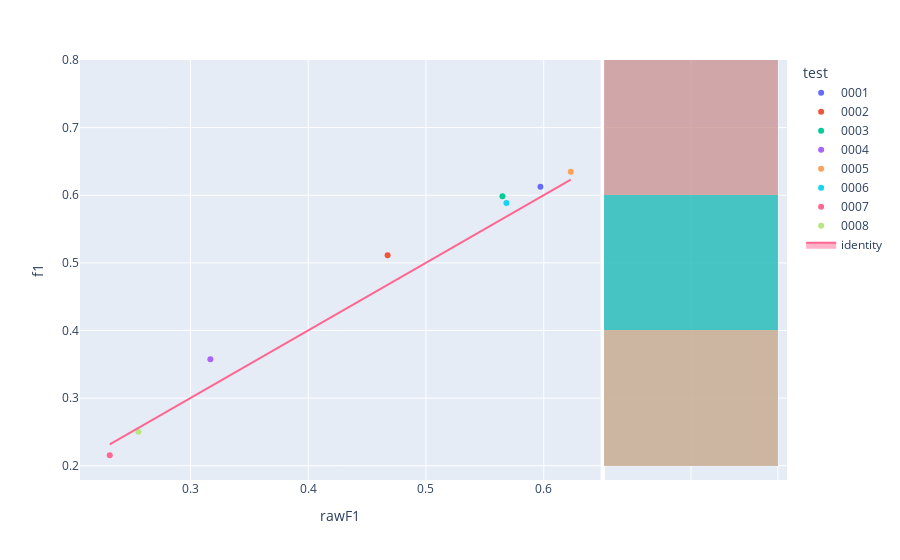

Notebook cell for this chart:
### Code cell
fig=px.scatter(experimentModels,x='rawF1',y='f1',color='test',hover_name='modelId', marginal_y="histogram")
fig.add_trace(
    go.Scatter(x=experimentModels['rawF1'], y=experimentModels['rawF1'], name="identity", mode='lines',fill="toself")
)
fig.show()

### Figure 1 — Plotly figure (JSON) as saved in the notebook; plotly's stock layout.template omitted (floating-point values rounded to 4 significant figures)
{"data": [{"hovertemplate": "<b>%{hovertext}</b><br><br>test=0001<br>rawF1=%{x}<br>f1=%{y}<extra></extra>", "hovertext": ["fb98a323-465c-46e5-9345-3f7172b0ddc0"], "legendgroup": "0001", "marker": {"color": "#636efa", "symbol": "circle"}, "mode": "markers", "name": "0001", "orientation": "v", "showlegend": true, "type": "scatter", "x": [0.5972], "xaxis": "x", "y": [0.6126], "yaxis": "y"}, {"alignmentgroup": "True", "bingroup": "y", "hovertemplate": "test=0001<br>f1=%{y}<br>count=%{x}<extra></extra>", "legendgroup": "0001", "marker": {"color": "#636efa"}, "name": "0001", "offsetgroup": "0001", "opacity": 0.5, "showlegend": false, "type": "histogram", "xaxis": "x2", "y": [0.6126], "yaxis": "y2"}, {"hovertemplate": "<b>%{hovertext}</b><br><br>test=0002<br>rawF1=%{x}<br>f1=%{y}<extra></extra>", "hovertext": ["5aad028b-c353-4073-a25a-4cc65a40d4f6"], "legendgroup": "0002", "marker": {"color": "#EF553B", "symbol": "circle"}, "mode": "markers", "name": "0002", "orientation": "v", "showlegend": true, "type": "scatter", "x": [0.4674], "xaxis": "x", "y": [0.5113], "yaxis": "y"}, {"alignmentgroup": "True", "bingroup": "y", "hovertemplate": "test=0002<br>f1=%{y}<br>count=%{x}<extra></extra>", "legendgroup": "0002", "marker": {"color": "#EF553B"}, "name": "0002", "offsetgroup": "0002", "opacity": 0.5, "showlegend": false, "type": "histogram", "xaxis": "x2", "y": [0.5113], "yaxis": "y2"}, {"hovertemplate": "<b>%{hovertext}</b><br><br>test=0003<br>rawF1=%{x}<br>f1=%{y}<extra></extra>", "hovertext": ["c5a8d823-6cce-4551-b939-072d6243bb8f"], "legendgroup": "0003", "marker": {"color": "#00cc96", "symbol": "circle"}, "mode": "markers", "name": "0003", "orientation": "v", "showlegend": true, "type": "scatter", "x": [0.5649], "xaxis": "x", "y": [0.5983], "yaxis": "y"}, {"alignmentgroup": "True", "bingroup": "y", "hovertemplate": "test=0003<br>f1=%{y}<br>count=%{x}<extra></extra>", "legendgroup": "0003", "marker": {"color": "#00cc96"}, "name": "0003", "offsetgroup": "0003", "opacity": 0.5, "showlegend": false, "type": "histogram", "xaxis": "x2", "y": [0.5983], "yaxis": "y2"}, {"hovertemplate": "<b>%{hovertext}</b><br><br>test=0004<br>rawF1=%{x}<br>f1=%{y}<extra></extra>", "hovertext": ["0d05fa46-525d-40aa-ab28-0e48cf1fd098"], "legendgroup": "0004", "marker": {"color": "#ab63fa", "symbol": "circle"}, "mode": "markers", "name": "0004", "orientation": "v", "showlegend": true, "type": "scatter", "x": [0.3169], "xaxis": "x", "y": [0.3574], "yaxis": "y"}, {"alignmentgroup": "True", "bingroup": "y", "hovertemplate": "test=0004<br>f1=%{y}<br>count=%{x}<extra></extra>", "legendgroup": "0004", "marker": {"color": "#ab63fa"}, "name": "0004", "offsetgroup": "0004", "opacity": 0.5, "showlegend": false, "type": "histogram", "xaxis": "x2", "y": [0.3574], "yaxis": "y2"}, {"hovertemplate": "<b>%{hovertext}</b><br><br>test=0005<br>rawF1=%{x}<br>f1=%{y}<extra></extra>", "hovertext": ["d6448bf7-7c76-44a8-b3bd-f6797aa49e9c"], "legendgroup": "0005", "marker": {"color": "#FFA15A", "symbol": "circle"}, "mode": "markers", "name": "0005", "orientation": "v", "showlegend": true, "type": "scatter", "x": [0.623], "xaxis": "x", "y": [0.6347], "yaxis": "y"}, {"alignmentgroup": "True", "bingroup": "y", "hovertemplate": "test=0005<br>f1=%{y}<br>count=%{x}<extra></extra>", "legendgroup": "0005", "marker": {"color": "#FFA15A"}, "name": "0005", "offsetgroup": "0005", "opacity": 0.5, "showlegend": false, "type": "histogram", "xaxis": "x2", "y": [0.6347], "yaxis": "y2"}, {"hovertemplate": "<b>%{hovertext}</b><br><br>test=0006<br>rawF1=%{x}<br>f1=%{y}<extra></extra>", "hovertext": ["0f55c379-26b2-40cf-860c-26de621acaf7"], "legendgroup": "0006", "marker": {"color": "#19d3f3", "symbol": "circle"}, "mode": "markers", "name": "0006", "orientation": "v", "showlegend": true, "type": "scatter", "x": [0.5683], "xaxis": "x", "y": [0.5887], "yaxis": "y"}, {"alignmentgroup": "True", "bingroup": "y", "hovertemplate": "test=0006<br>f1=%{y}<br>count=%{x}<extra></extra>", "legendgroup": "0006", "marker": {"color": "#19d3f3"}, "name": "0006", "offsetgroup": "0006", "opacity": 0.5, "showlegend": false, "type": "histogram", "xaxis": "x2", "y": [0.5887], "yaxis": "y2"}, {"hovertemplate": "<b>%{hovertext}</b><br><br>test=0007<br>rawF1=%{x}<br>f1=%{y}<extra></extra>", "hovertext": ["4bf1000f-a3ae-4f1f-b893-946ebd67e116"], "legendgroup": "0007", "marker": {"color": "#FF6692", "symbol": "circle"}, "mode": "markers", "name": "0007", "orientation": "v", "showlegend": true, "type": "scatter", "x": [0.2315], "xaxis": "x", "y": [0.2155], "yaxis": "y"}, {"alignmentgroup": "True", "bingroup": "y", "hovertemplate": "test=0007<br>f1=%{y}<br>count=%{x}<extra></extra>", "legendgroup": "0007", "marker": {"color": "#FF6692"}, "name": "0007", "offsetgroup": "0007", "opacity": 0.5, "showlegend": false, "type": "histogram", "xaxis": "x2", "y": [0.2155], "yaxis": "y2"}, {"hovertemplate": "<b>%{hovertext}</b><br><br>test=0008<br>rawF1=%{x}<br>f1=%{y}<extra></extra>", "hovertext": ["b2158e6d-46b1-44f1-8684-f2f8d6b7b84c"], "legendgroup": "0008", "marker": {"color": "#B6E880", "symbol": "circle"}, "mode": "markers", "name": "0008", "orientation": "v", "showlegend": true, "type": "scatter", "x": [0.2558], "xaxis": "x", "y": [0.2502], "yaxis": "y"}, {"alignmentgroup": "True", "bingroup": "y", "hovertemplate": "test=0008<br>f1=%{y}<br>count=%{x}<extra></extra>", "legendgroup": "0008", "marker": {"color": "#B6E880"}, "name": "0008", "offsetgroup": "0008", "opacity": 0.5, "showlegend": false, "type": "histogram", "xaxis": "x2", "y": [0.2502], "yaxis": "y2"}, {"fill": "toself", "mode": "lines", "name": "identity", "type": "scatter", "x": [0.5972, 0.4674, 0.5649, 0.3169, 0.623, 0.5683, 0.2315, 0.2558], "y": [0.5972, 0.4674, 0.5649, 0.3169, 0.623, 0.5683, 0.2315, 0.2558]}], "layout": {"barmode": "overlay", "legend": {"title": {"text": "test"}, "tracegroupgap": 0}, "margin": {"t": 60}, "xaxis": {"anchor": "y", "domain": [0, 0.7363], "title": {"text": "rawF1"}}, "xaxis2": {"anchor": "y2", "domain": [0.7413, 1], "matches": "x2", "showgrid": true, "showline": false, "showticklabels": false, "ticks": ""}, "yaxis": {"anchor": "x", "domain": [0, 1], "title": {"text": "f1"}}, "yaxis2": {"anchor": "x2", "domain": [0, 1], "matches": "y", "showgrid": true, "showticklabels": false}}}
